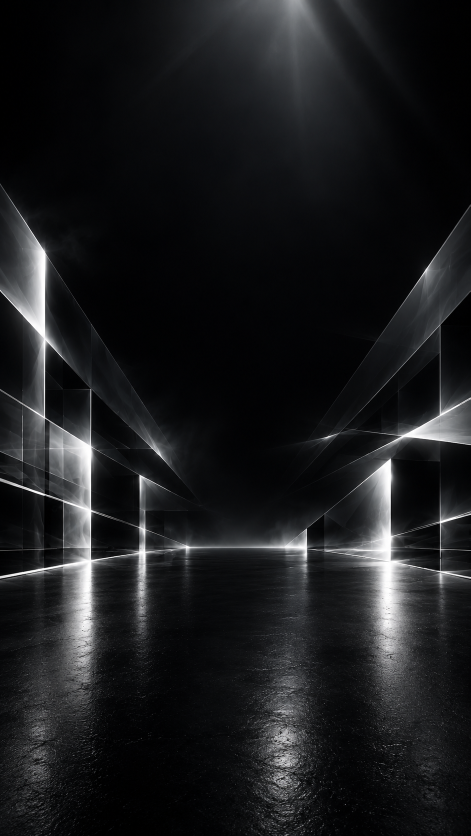
#> input picture assets/backgrounds/bg_glass_corridor_9x16_v01.png, 941 x 1672 px, found by its file name (shown at 1/2 size)
$ python pulse_beat.py
#> lines starting #> are read from the running program, lines starting #| are printed output that depends on the picture
import numpy as np, subprocess
from PIL import Image, ImageFilter
im=Image.open('assets/backgrounds/bg_glass_corridor_9x16_v01.png').convert('RGB').resize((720,1280),Image.LANCZOS)
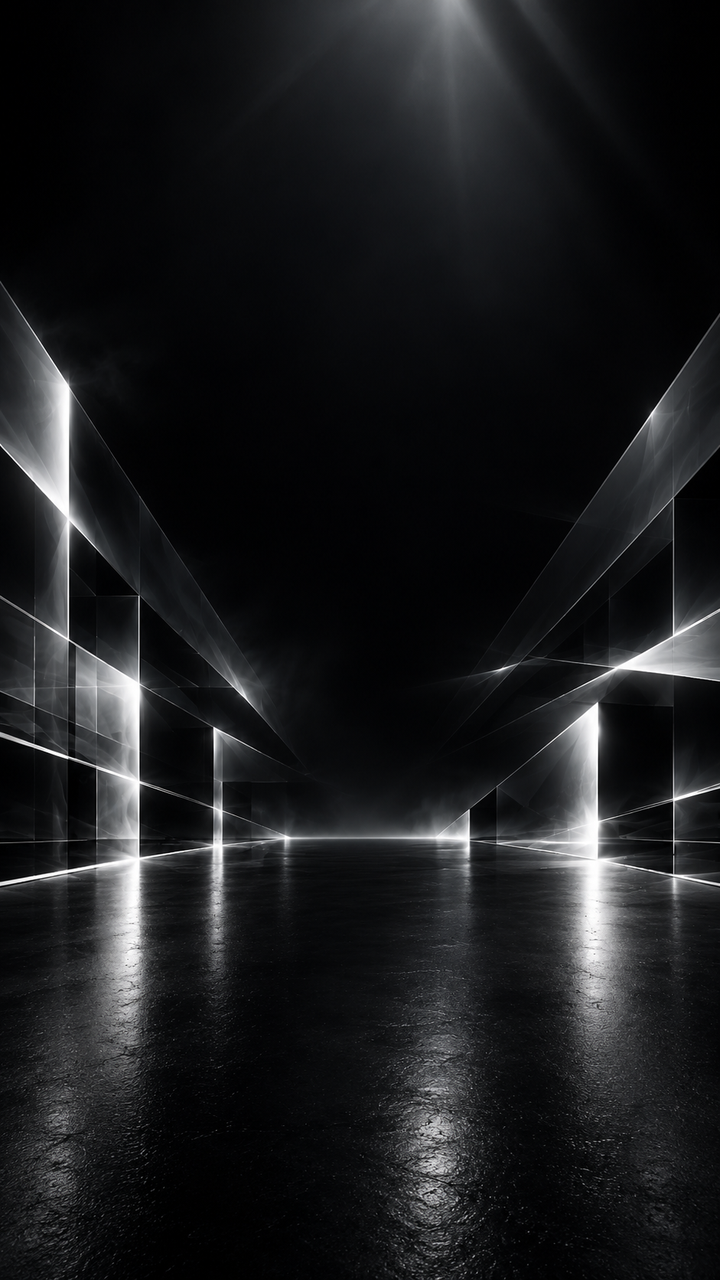
#> im: PIL image 720x1280 RGB; mean R, G, B 26.8, 27.7, 29.4
a=np.asarray(im,dtype=np.float32)/255
L=a.mean(axis=2)
# edge/highlight mask: bright areas, soft
mask=np.clip((L-0.45)/0.35,0,1)
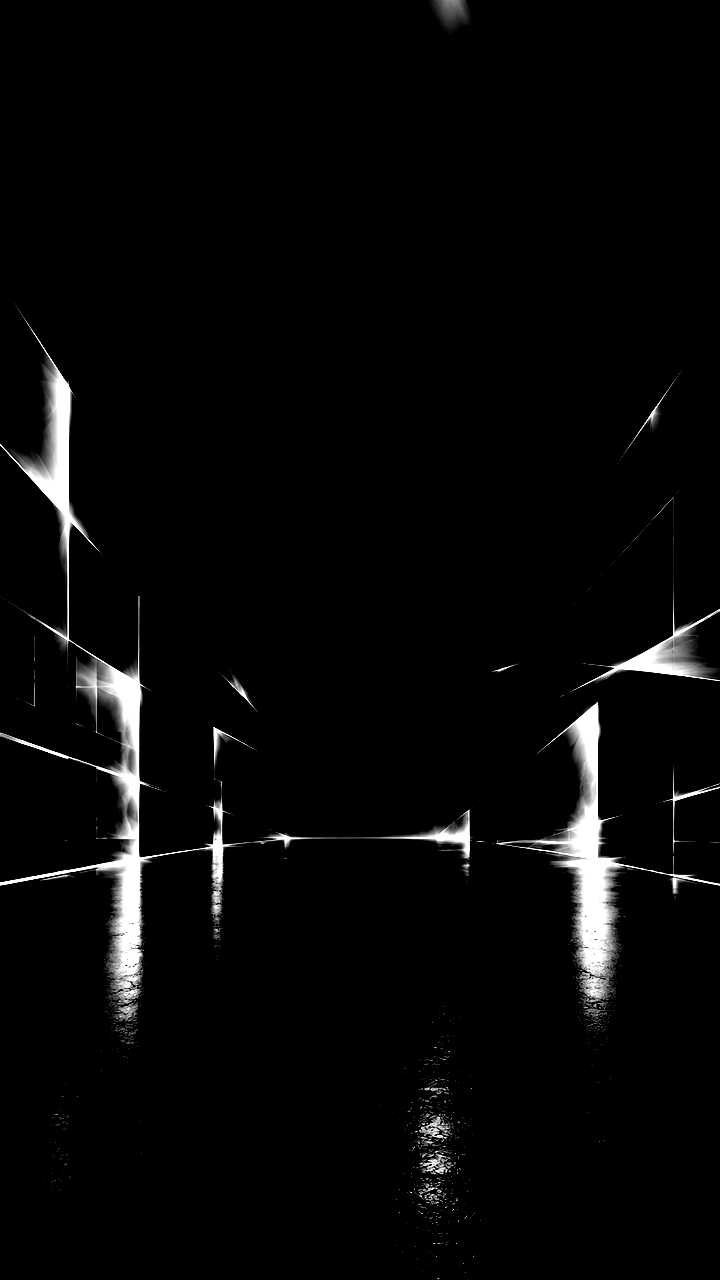
#> mask: shape (1280, 720) float32; min 0, max 1, mean 0.0294
mimg=Image.fromarray((mask*255).astype(np.uint8))
bloom=np.asarray(mimg.filter(ImageFilter.GaussianBlur(14)),dtype=np.float32)/255
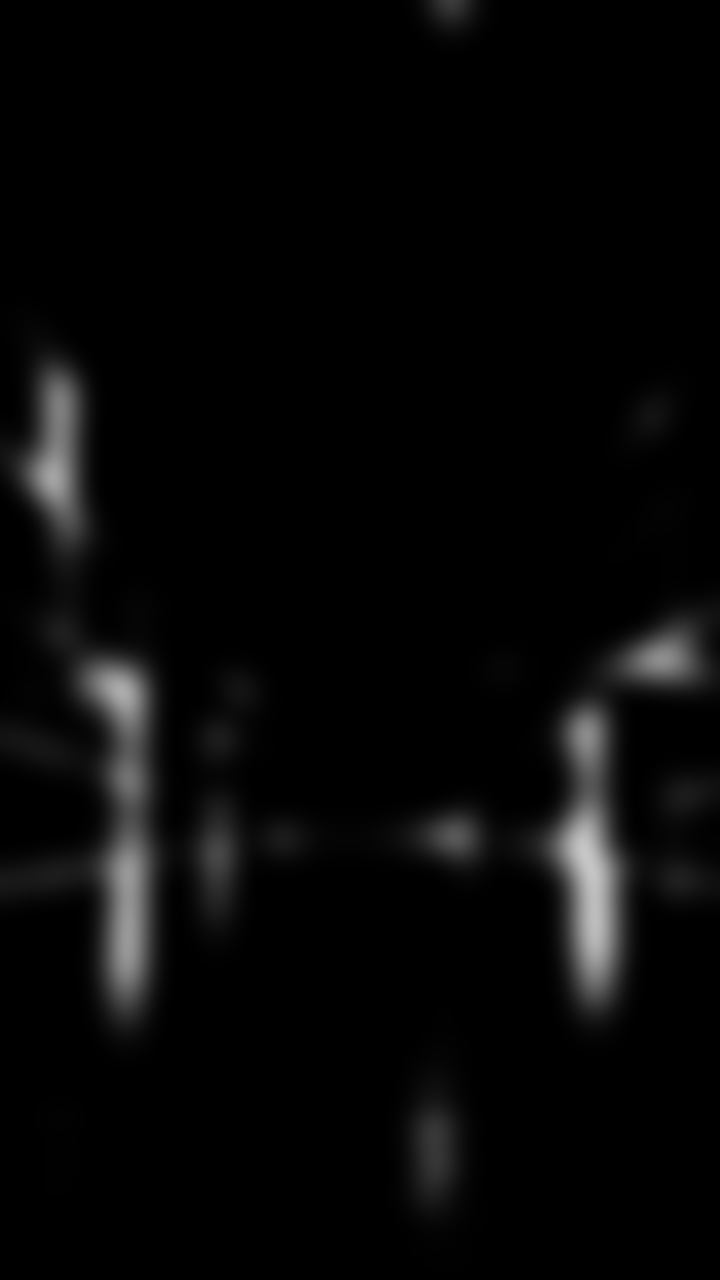
#> bloom: shape (1280, 720) float32; min 0, max 0.776, mean 0.0293
mask3=mask[...,None]; bloom3=bloom[...,None]
FPS=24; BEAT=10  # 144 BPM exactly
N=120
#> (the run stopped early here; a loop or call above may not have finished)

$ run again, with assets/backgrounds/bg_glass_floor_4x5_v01.png copied over assets/backgrounds/bg_glass_corridor_9x16_v01.png
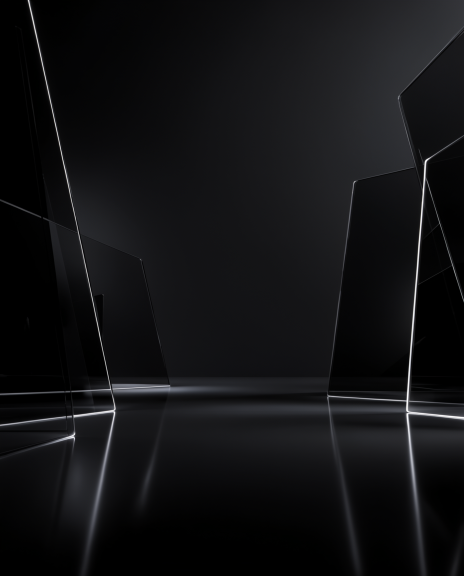
#> input picture assets/backgrounds/bg_glass_floor_4x5_v01.png, 928 x 1152 px, found by its file name (shown at 1/2 size)
#> `im=Image.open('assets/backgrounds/bg_glass_corridor_9x16_v01.png').con..`:
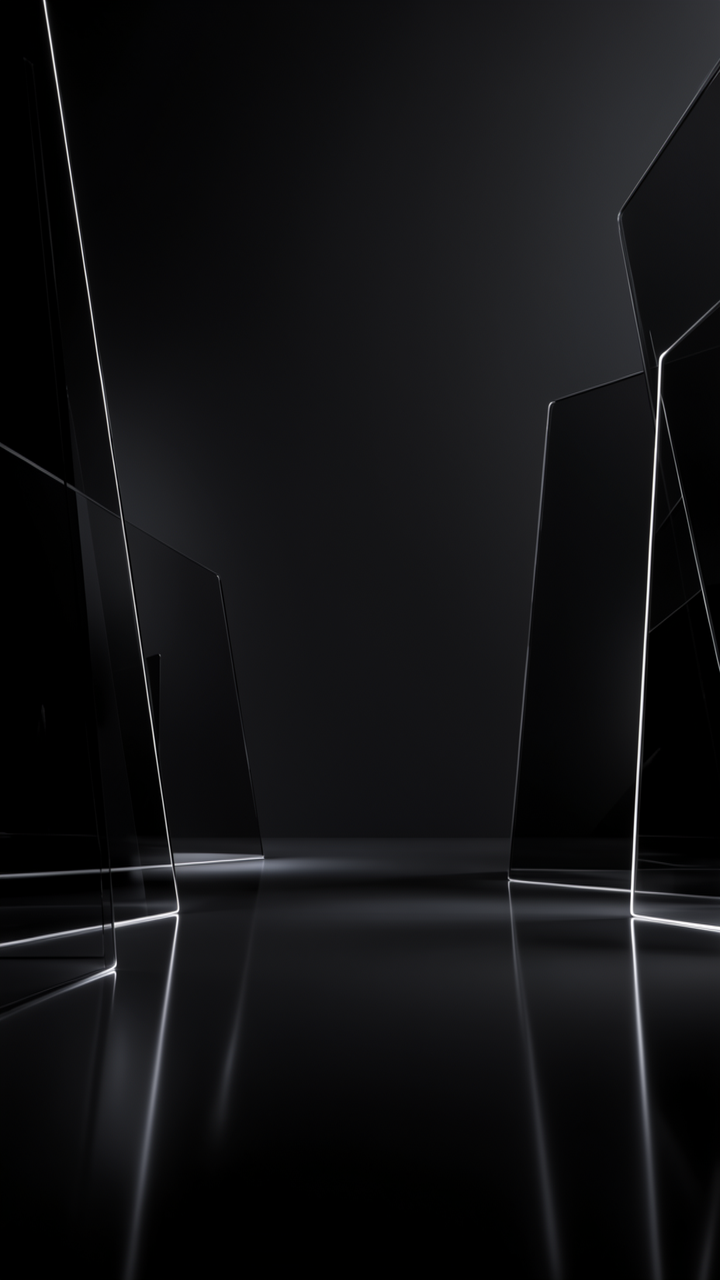
#> im: PIL image 720x1280 RGB; mean R, G, B 17.8, 18, 19.7
#> `bloom=np.asarray(mimg.filter(ImageFilter.GaussianBlur(14)),dtype=np.fl..`:
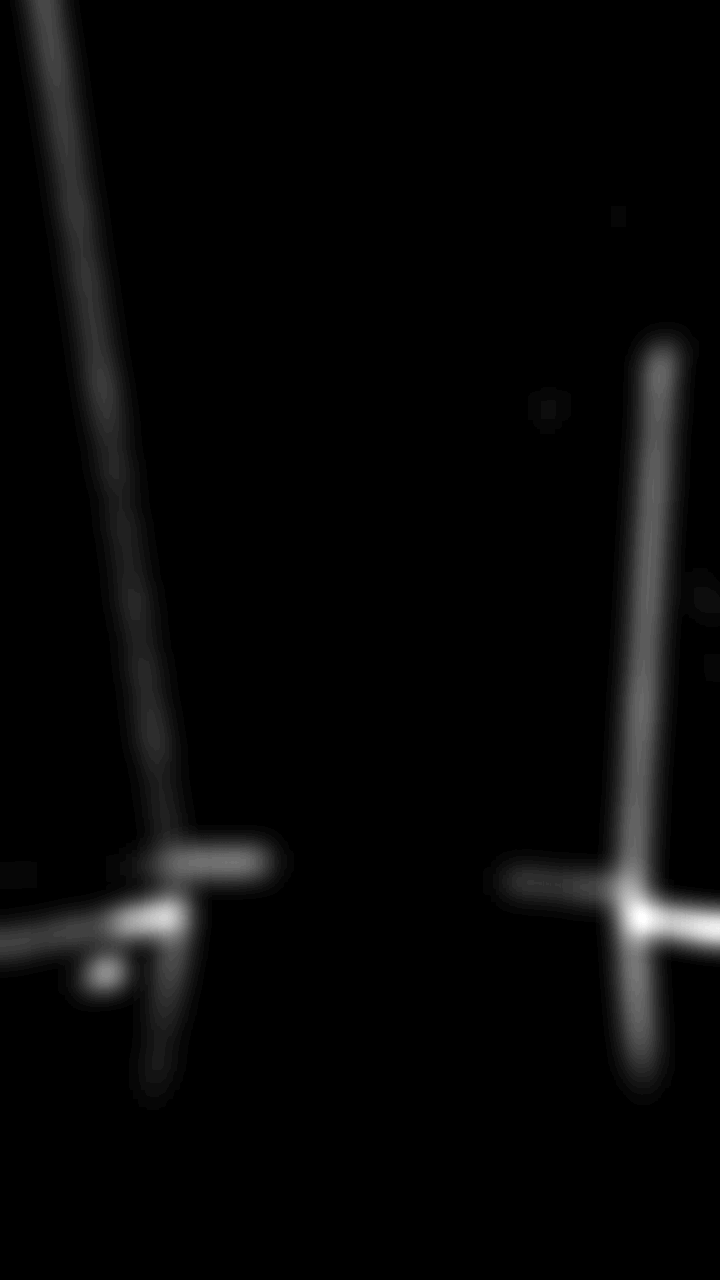
#> bloom: shape (1280, 720) float32; min 0, max 0.153, mean 0.00451; drawn with min black and max white
